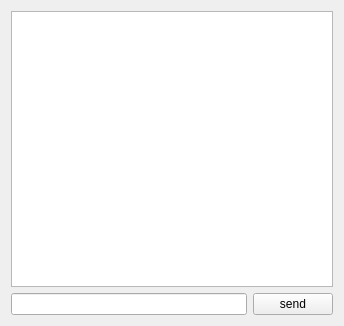
<?xml version="1.0" encoding="UTF-8"?>
<ui version="4.0">
 <class>Widget</class>
 <widget class="QWidget" name="Widget">
  <property name="geometry">
   <rect>
    <x>0</x>
    <y>0</y>
    <width>344</width>
    <height>326</height>
   </rect>
  </property>
  <property name="windowTitle">
   <string>Widget</string>
  </property>
  <layout class="QVBoxLayout" name="verticalLayout">
   <item>
    <widget class="QTextEdit" name="textEdit"/>
   </item>
   <item>
    <layout class="QHBoxLayout" name="horizontalLayout">
     <item>
      <widget class="QLineEdit" name="lineEdit"/>
     </item>
     <item>
      <widget class="QPushButton" name="pushButton">
       <property name="text">
        <string>send</string>
       </property>
      </widget>
     </item>
    </layout>
   </item>
  </layout>
 </widget>
 <resources/>
 <connections/>
</ui>
